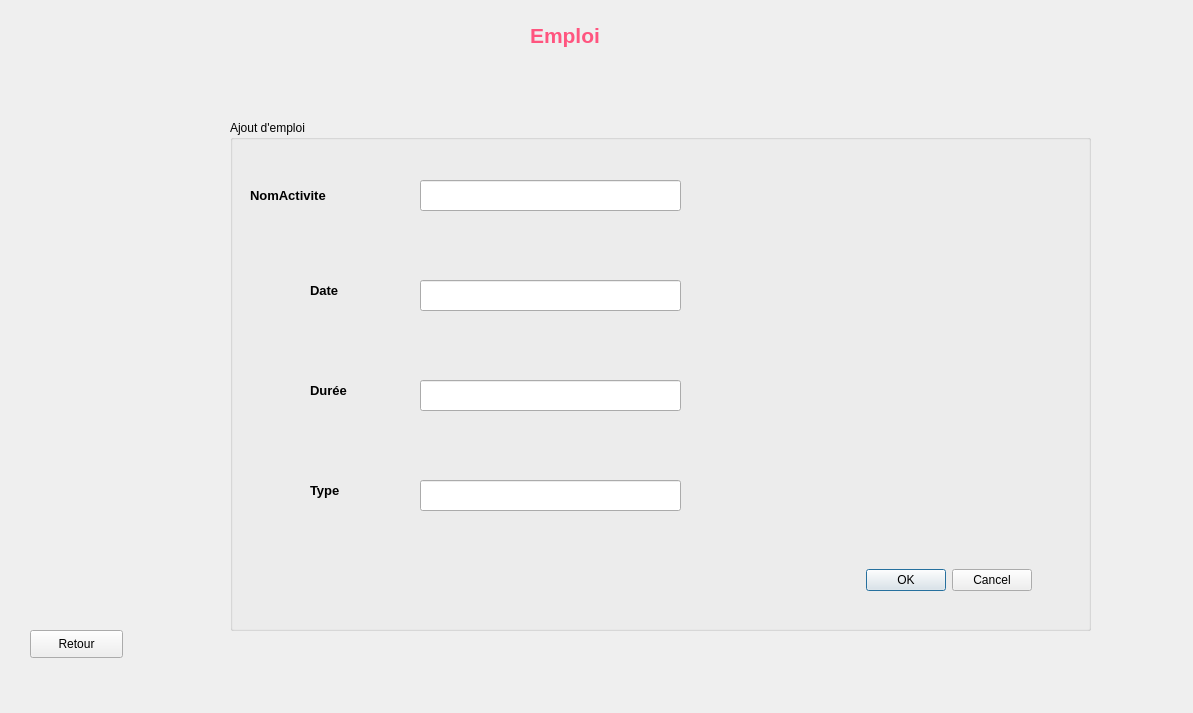
<?xml version="1.0" encoding="UTF-8"?>
<ui version="4.0">
 <class>Ajoutemp</class>
 <widget class="QDialog" name="Ajoutemp">
  <property name="geometry">
   <rect>
    <x>0</x>
    <y>0</y>
    <width>1193</width>
    <height>713</height>
   </rect>
  </property>
  <property name="windowTitle">
   <string>Dialog</string>
  </property>
  <widget class="QPushButton" name="pushButton">
   <property name="geometry">
    <rect>
     <x>30</x>
     <y>630</y>
     <width>93</width>
     <height>28</height>
    </rect>
   </property>
   <property name="text">
    <string>Retour</string>
   </property>
  </widget>
  <widget class="QLabel" name="label">
   <property name="geometry">
    <rect>
     <x>530</x>
     <y>0</y>
     <width>121</width>
     <height>71</height>
    </rect>
   </property>
   <property name="text">
    <string>&lt;html&gt;&lt;head/&gt;&lt;body&gt;&lt;p&gt;&lt;span style=&quot; font-size:16pt; font-weight:600; color:#ff557f;&quot;&gt;Emploi&lt;/span&gt;&lt;/p&gt;&lt;/body&gt;&lt;/html&gt;</string>
   </property>
  </widget>
  <widget class="QGroupBox" name="groupBox">
   <property name="geometry">
    <rect>
     <x>230</x>
     <y>120</y>
     <width>861</width>
     <height>511</height>
    </rect>
   </property>
   <property name="title">
    <string>Ajout d'emploi</string>
   </property>
   <widget class="QLineEdit" name="lineEdit">
    <property name="geometry">
     <rect>
      <x>190</x>
      <y>60</y>
      <width>261</width>
      <height>31</height>
     </rect>
    </property>
   </widget>
   <widget class="QLineEdit" name="lineEdit_2">
    <property name="geometry">
     <rect>
      <x>190</x>
      <y>160</y>
      <width>261</width>
      <height>31</height>
     </rect>
    </property>
   </widget>
   <widget class="QLineEdit" name="lineEdit_3">
    <property name="geometry">
     <rect>
      <x>190</x>
      <y>260</y>
      <width>261</width>
      <height>31</height>
     </rect>
    </property>
   </widget>
   <widget class="QLineEdit" name="lineEdit_4">
    <property name="geometry">
     <rect>
      <x>190</x>
      <y>360</y>
      <width>261</width>
      <height>31</height>
     </rect>
    </property>
   </widget>
   <widget class="QLabel" name="label_2">
    <property name="geometry">
     <rect>
      <x>20</x>
      <y>60</y>
      <width>131</width>
      <height>31</height>
     </rect>
    </property>
    <property name="text">
     <string>&lt;html&gt;&lt;head/&gt;&lt;body&gt;&lt;p&gt;&lt;span style=&quot; font-size:10pt; font-weight:600;&quot;&gt;NomActivite&lt;/span&gt;&lt;/p&gt;&lt;/body&gt;&lt;/html&gt;</string>
    </property>
   </widget>
   <widget class="QLabel" name="label_3">
    <property name="geometry">
     <rect>
      <x>80</x>
      <y>160</y>
      <width>56</width>
      <height>21</height>
     </rect>
    </property>
    <property name="text">
     <string>&lt;html&gt;&lt;head/&gt;&lt;body&gt;&lt;p&gt;&lt;span style=&quot; font-size:10pt; font-weight:600;&quot;&gt;Date&lt;/span&gt;&lt;/p&gt;&lt;/body&gt;&lt;/html&gt;</string>
    </property>
   </widget>
   <widget class="QLabel" name="label_4">
    <property name="geometry">
     <rect>
      <x>80</x>
      <y>260</y>
      <width>56</width>
      <height>21</height>
     </rect>
    </property>
    <property name="text">
     <string>&lt;html&gt;&lt;head/&gt;&lt;body&gt;&lt;p&gt;&lt;span style=&quot; font-size:10pt; font-weight:600;&quot;&gt;Durée&lt;/span&gt;&lt;/p&gt;&lt;/body&gt;&lt;/html&gt;</string>
    </property>
   </widget>
   <widget class="QLabel" name="label_5">
    <property name="geometry">
     <rect>
      <x>80</x>
      <y>360</y>
      <width>56</width>
      <height>21</height>
     </rect>
    </property>
    <property name="text">
     <string>&lt;html&gt;&lt;head/&gt;&lt;body&gt;&lt;p&gt;&lt;span style=&quot; font-size:10pt; font-weight:600;&quot;&gt;Type&lt;/span&gt;&lt;/p&gt;&lt;/body&gt;&lt;/html&gt;</string>
    </property>
   </widget>
   <widget class="QDialogButtonBox" name="buttonBox">
    <property name="geometry">
     <rect>
      <x>591</x>
      <y>430</y>
      <width>211</width>
      <height>61</height>
     </rect>
    </property>
    <property name="standardButtons">
     <set>QDialogButtonBox::Cancel|QDialogButtonBox::Ok</set>
    </property>
   </widget>
  </widget>
 </widget>
 <resources/>
 <connections/>
</ui>
